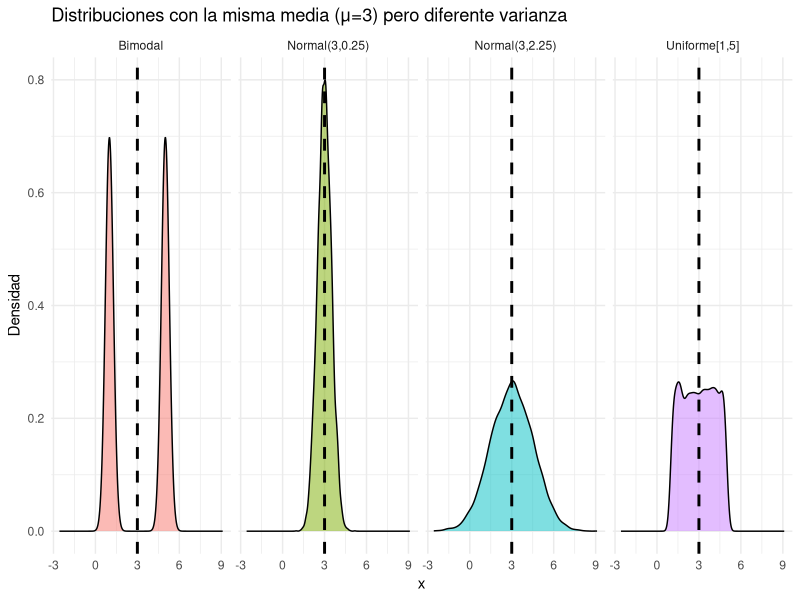
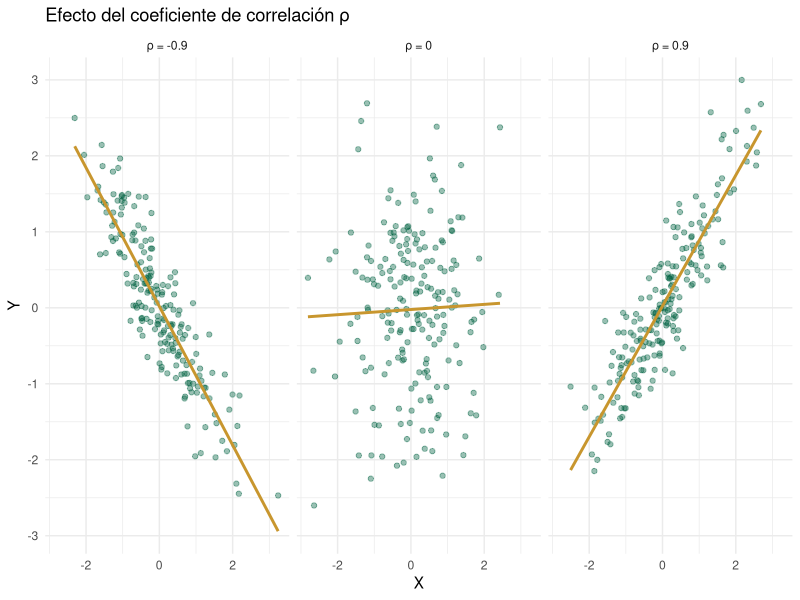
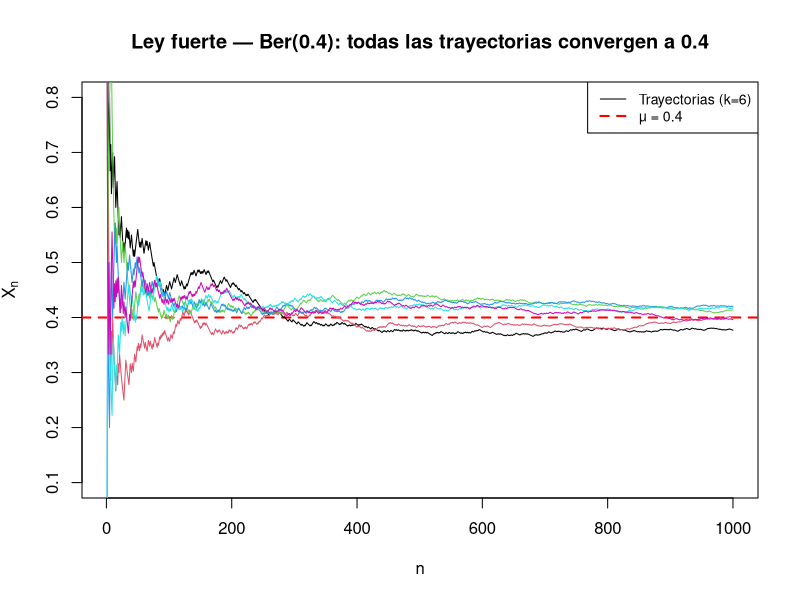

Recreate these plots in R, in order.
## ---- chunk 1
# PMF conjunta: dos dados independientes
vals <- 1:6
pmf_joint <- matrix(1/36, nrow=6, ncol=6,
                    dimnames=list(paste0("X=",vals), paste0("Y=",vals)))
# Marginales
cat("Marginal X:", rowSums(pmf_joint), "\n")
cat("Marginal Y:", colSums(pmf_joint), "\n")
cat("Suma total:", sum(pmf_joint), "\n")
## ---- chunk 2
S_vals <- 2:12
pS <- c(1,2,3,4,5,6,5,4,3,2,1)/36
cat("P(Y=k) para k=2,...,12:\n")
for(i in seq_along(S_vals))
  cat(sprintf("  P(Y=%2d) = %d/36 ≈ %.4f\n", S_vals[i], c(1,2,3,4,5,6,5,4,3,2,1)[i], pS[i]))
## ---- chunk 3
# Verificación numérica
integrate(function(y) 8/3 * 0.5^3 * y, 1, 2)$value  # f_X(0.5)
cat("f_X(0.5) = 4*(0.5)^3 =", 4*0.5^3, "\n")
cat("f_Y(1.5) = (2/3)*1.5 =", 2/3*1.5, "\n")
## ---- chunk 4
x_vals <- 2:12
p_vals <- c(1,2,3,4,5,6,5,4,3,2,1)/36
g_vals <- x_vals^2 - 6*x_vals + 1
E_Y <- sum(g_vals * p_vals)
cat("E[Y] = E[X^2 - 6X + 1] =", round(E_Y, 4), "\n")
cat("Con E[X] =", sum(x_vals*p_vals), "y E[X^2] =", sum(x_vals^2*p_vals), "\n")
cat("Por linealidad: E[X^2] - 6*E[X] + 1 =", sum(x_vals^2*p_vals) - 6*sum(x_vals*p_vals) + 1, "\n")
## ---- chunk 5
# Esperanza de un dado (uniforme discreta en {1,...,6})
valores <- 1:6
pmf     <- rep(1/6, 6)
E_dado  <- sum(valores * pmf)
cat("E[dado] =", E_dado, "\n")

# Esperanza de X ~ Exp(lambda=2): E[X] = 1/lambda
lambda <- 2
cat("E[Exp(2)] = 1/lambda =", 1/lambda, "\n")

# Verificación numérica
E_exp <- integrate(function(x) x * dexp(x, lambda), 0, Inf)$value
cat("Verificación numérica:", round(E_exp, 6), "\n")
## ---- chunk 6
# Verificación numérica de las varianzas
cat("Var(Ber(0.3)) =", 0.3*0.7, "\n")
cat("Var(Bin(10,0.3)) =", 10*0.3*0.7, "\n")
cat("Var(Unif[0,1]) =", 1/12, "\n")
cat("Var(Exp(2)) = 1/lambda^2 =", 1/4, "\n")
# Verificación con var() de R
set.seed(42)
cat("Monte Carlo Var(Exp(2)):", round(var(rexp(1e6, 2)), 4), "\n")
## ---- chunk 7
library(ggplot2)
library(gridExtra)

set.seed(42)
# Comparar cuatro distribuciones con misma media pero diferente varianza
n <- 10000
df_comp <- data.frame(
  x    = c(runif(n, 1, 5),     # Uniforme[1,5], mu=3
            rnorm(n, 3, 0.5),  # Normal(3, 0.5^2), mu=3
            rnorm(n, 3, 1.5),  # Normal(3, 1.5^2), mu=3
            c(rep(1,n/2), rep(5,n/2))),  # Bimodal, mu=3
  dist = rep(c("Uniforme[1,5]","Normal(3,0.25)","Normal(3,2.25)","Bimodal"),
             each=n)
)

ggplot(df_comp, aes(x=x, fill=dist)) +
  geom_density(alpha=0.5) +
  geom_vline(xintercept=3, color="black", linewidth=1, linetype="dashed") +
  facet_wrap(~dist, ncol=4) +
  theme_minimal() +
  theme(legend.position="none") +
  labs(title="Distribuciones con la misma media (μ=3) pero diferente varianza",
       x="x", y="Densidad")
## ---- chunk 8
library(ggplot2)
library(gridExtra)
set.seed(123)
n <- 200

genera_par <- function(rho, n) {
  x <- rnorm(n)
  y <- rho * x + sqrt(1 - rho^2) * rnorm(n)
  data.frame(x=x, y=y, rho=paste0("ρ = ", rho))
}

df_rho <- rbind(genera_par(-0.9, n), genera_par(0, n), genera_par(0.9, n))

ggplot(df_rho, aes(x=x, y=y)) +
  geom_point(alpha=0.4, color="#006341") +
  geom_smooth(method="lm", se=FALSE, color="#C8962E", linewidth=1) +
  facet_wrap(~rho, ncol=3) +
  theme_minimal() +
  labs(title="Efecto del coeficiente de correlación ρ",
       x="X", y="Y")
## ---- chunk 9
# Simulación: E[Y] = lambda * p
lambda <- 5; p <- 0.3; N <- 100000
x <- rpois(N, lambda)
y <- rbinom(N, size=x, prob=p)
cat("E[Y] teórico  :", lambda * p, "\n")
cat("E[Y] simulado :", round(mean(y), 4), "\n")
## ---- chunk 10
# Verificación: momentos de Normal(2, 9) usando FGM
mu <- 2; sigma2 <- 9

# E[X] = derivada 1era en t=0 → mu
# E[X^2] = derivada 2da en t=0 → sigma2 + mu^2
cat("E[X]   teórico:", mu, "\n")
cat("E[X^2] teórico:", sigma2 + mu^2, "\n")

# Verificación simulada
set.seed(1)
X <- rnorm(1e6, mu, sqrt(sigma2))
cat("E[X]   simulado:", round(mean(X), 4), "\n")
cat("E[X^2] simulado:", round(mean(X^2), 4), "\n")
## ---- chunk 11
set.seed(42)
n_total <- 1000; n_traj <- 6; mu <- 0.4
plot(NULL, xlim=c(1, n_total), ylim=c(0.1, 0.8),
     xlab="n", ylab=expression(bar(X)[n]),
     main="Ley fuerte — Ber(0.4): todas las trayectorias convergen a 0.4")
abline(h=mu, col="red", lwd=2, lty=2)
for (i in seq_len(n_traj)) {
  x <- rbinom(n_total, 1, mu)
  lines(cumsum(x) / seq_along(x), col=i)
}
legend("topright", c(paste0("Trayectorias (k=",n_traj,")"),"μ = 0.4"),
       col=c(1,"red"), lty=c(1,2), lwd=c(1,2), cex=0.85)
